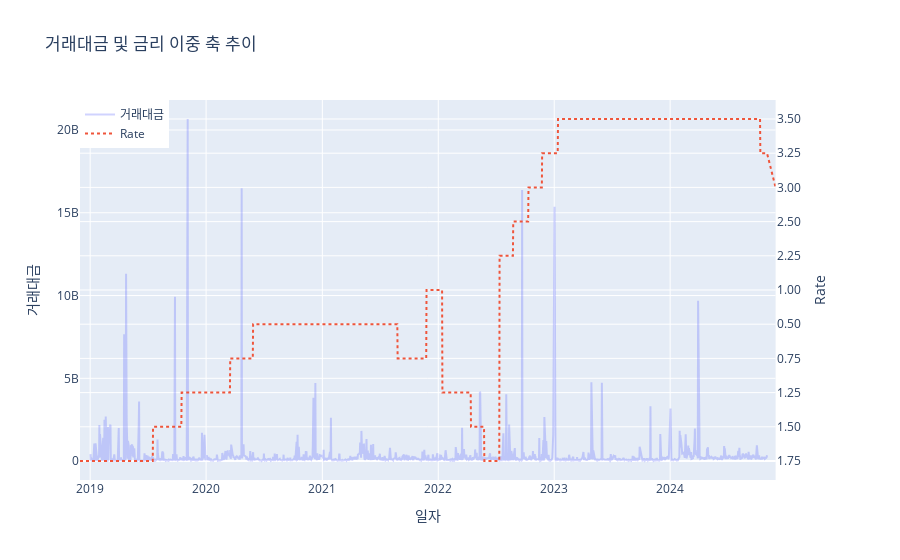

The cell this chart's notebook holds for it:
### Code cell
# 거래대금 vs 금리 비교 
import plotly.graph_objects as go
from plotly.subplots import make_subplots

# 이중 축 서브플롯 생성
fig = make_subplots(specs=[[{"secondary_y": True}]])

# 첫 번째 y축: '거래량' 선 그래프 추가
fig.add_trace(
    go.Scatter(x=merged_df_1['일자'], y=merged_df_1['거래대금'], name='거래대금', mode='lines', opacity=0.3),
    secondary_y=False  # 첫 번째 y축 사용
)

# 두 번째 y축: 'rate' 선 그래프 추가
fig.add_trace(
    go.Scatter(x=merged_df_1['일자'], y=merged_df_1['rate'], name='Rate', mode='lines', line=dict(dash='dot')),
    secondary_y=True  # 두 번째 y축 사용
)

# 레이아웃 설정
fig.update_layout(
    title="거래대금 및 금리 이중 축 추이",
    xaxis_title="일자",
    yaxis_title="거래량",
    legend=dict(x=0, y=1),
)

# y축 레이블 설정
fig.update_yaxes(title_text="거래대금", secondary_y=False)  # 첫 번째 y축
fig.update_yaxes(title_text="Rate", secondary_y=True)    # 두 번째 y축

# 그래프 출력
fig.show()

### Figure 1 — Plotly figure (JSON) as saved in the notebook; plotly's stock layout.template omitted (floating-point values rounded to 4 significant figures; data arrays with more than 128 entries replaced by an {"elided": "..."} marker saying what was removed)
{"data": [{"mode": "lines", "name": "거래대금", "opacity": 0.3, "type": "scatter", "x": {"elided": "1439 str values"}, "xaxis": "x", "y": {"elided": "1439 int values"}, "yaxis": "y"}, {"line": {"dash": "dot"}, "mode": "lines", "name": "Rate", "type": "scatter", "x": {"elided": "1439 str values"}, "xaxis": "x", "y": {"elided": "1439 str values"}, "yaxis": "y2"}], "layout": {"legend": {"x": 0, "y": 1}, "title": {"text": "거래대금 및 금리 이중 축 추이"}, "xaxis": {"anchor": "y", "domain": [0, 0.94], "title": {"text": "일자"}}, "yaxis": {"anchor": "x", "domain": [0, 1], "title": {"text": "거래대금"}}, "yaxis2": {"anchor": "x", "overlaying": "y", "side": "right", "title": {"text": "Rate"}}}}
